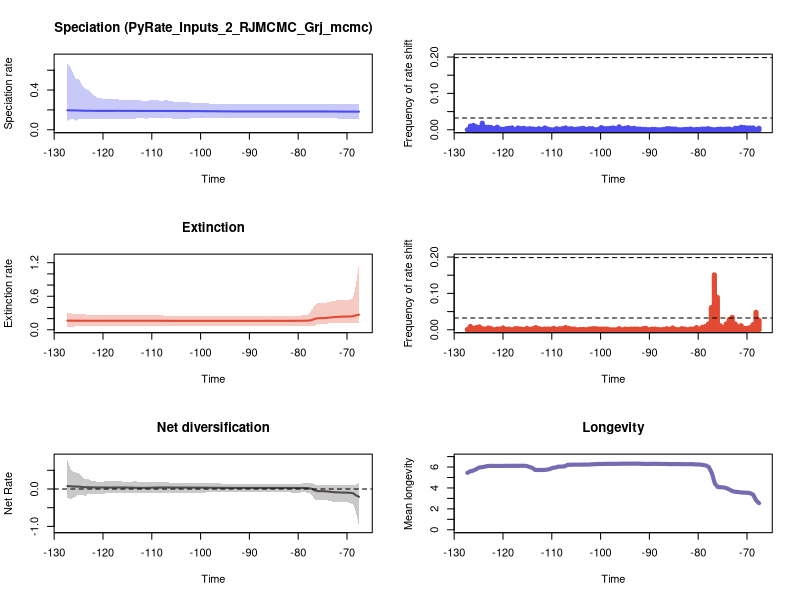

Recreate this plot in R.


pdf(file='./RTT_plots.pdf',width=10, height=15)
par(mfrow=c(3,2))
library(scales)

time=c(-67.53477335020818, -68.13843526161259,-68.74209717301699,-69.34575908442139,-69.94942099582582,-70.55308290723022,-71.15674481863462,-71.76040673003905,-72.36406864144345,-72.96773055284785,-73.57139246425228,-74.17505437565669,-74.77871628706109,-75.38237819846549,-75.98604010986992,-76.58970202127432,-77.19336393267872,-77.79702584408315,-78.40068775548755,-79.00434966689195,-79.60801157829638,-80.21167348970079,-80.81533540110519,-81.41899731250962,-82.02265922391402,-82.62632113531842,-83.22998304672282,-83.83364495812725,-84.43730686953165,-85.04096878093605,-85.64463069234048,-86.24829260374489,-86.85195451514929,-87.45561642655372,-88.05927833795812,-88.66294024936252,-89.26660216076692,-89.87026407217135,-90.47392598357575,-91.07758789498016,-91.68124980638459,-92.28491171778899,-92.88857362919339,-93.49223554059782,-94.09589745200222,-94.69955936340662,-95.30322127481102,-95.90688318621545,-96.51054509761985,-97.11420700902426,-97.71786892042869,-98.32153083183309,-98.92519274323749,-99.52885465464192,-100.13251656604632,-100.73617847745072,-101.33984038885515,-101.94350230025955,-102.54716421166395,-103.15082612306836,-103.75448803447279,-104.35814994587719,-104.96181185728159,-105.56547376868602,-106.16913568009042,-106.77279759149482,-107.37645950289925,-107.98012141430365,-108.58378332570805,-109.18744523711246,-109.79110714851689,-110.39476905992129,-110.99843097132569,-111.60209288273012,-112.20575479413452,-112.80941670553892,-113.41307861694335,-114.01674052834775,-114.62040243975216,-115.22406435115656,-115.82772626256099,-116.43138817396539,-117.03505008536979,-117.63871199677422,-118.24237390817862,-118.84603581958302,-119.44969773098745,-120.05335964239185,-120.65702155379626,-121.26068346520066,-121.86434537660509,-122.46800728800949,-123.07166919941389,-123.67533111081832,-124.27899302222272,-124.88265493362712,-125.48631684503155,-126.08997875643595,-126.69364066784036,-127.29730257924476)
rate=c(0.18242894035014687, 0.18281134911254193,0.18292475252316806,0.18242894035014687,0.18281134911254193,0.18292475252316806,0.18298717943637216,0.18359243574198825,0.18388987949099128,0.18405350327702596,0.18405350327702596,0.1842688506976496,0.18429844344456953,0.18446733891942746,0.18464535547617886,0.18464535547617886,0.18464535547617886,0.18464535547617886,0.18468749945718257,0.18466932507958211,0.18464535547617886,0.18464535547617886,0.18464535547617886,0.18464535547617886,0.18464535547617886,0.18464535547617886,0.18464535547617886,0.18464535547617886,0.18464535547617886,0.18464535547617886,0.1844802736875518,0.18464535547617886,0.1844802736875518,0.18464535547617886,0.18464535547617886,0.18464535547617886,0.1844802736875518,0.1844802736875518,0.1844802736875518,0.18464535547617886,0.18464535547617886,0.18464535547617886,0.18468749945718257,0.18468749945718257,0.1851071799302372,0.1852091265779246,0.18535520926576612,0.185703805527164,0.1862329170945117,0.18640892349653782,0.18676881617553082,0.1869849675372285,0.1870086040095395,0.18749009548412868,0.18786179575555903,0.18829247238878175,0.18829247238878175,0.18829247238878175,0.18858301108166842,0.18858301108166842,0.18870323545536777,0.18889851376607125,0.18914076791138734,0.18914076791138734,0.18914076791138734,0.18925075428550908,0.18925075428550908,0.1891610263963149,0.1894043189726788,0.1894043189726788,0.18949645046210875,0.18949645046210875,0.18949645046210875,0.18952548440003772,0.1895949659457789,0.1895949659457789,0.1899762940968503,0.1903026235817028,0.1899762940968503,0.1903026235817028,0.1903026235817028,0.19051002029920147,0.1905463936827469,0.19043008474061732,0.19035013813493618,0.19035013813493618,0.19035013813493618,0.1903026235817028,0.1903026235817028,0.1903026235817028,0.1906637988610692,0.19120375101617454,0.19140808125076414,0.19147362873107868,0.19232696507938923,0.19384989718477863,0.19438725033542825,0.1951915964423655,0.19562726128161886,0.19651576869935283)
minHPD=c(0.10753109226428517, 0.110979685814633,0.11178370398664461,0.1130362931685394,0.1130362931685394,0.1130362931685394,0.1130362931685394,0.1130362931685394,0.11854451977958023,0.11854451977958023,0.11854451977958023,0.11854451977958023,0.11989730563088542,0.11989730563088542,0.11989730563088542,0.11989730563088542,0.11989730563088542,0.11989730563088542,0.11989730563088542,0.11989730563088542,0.11989730563088542,0.11989730563088542,0.12312431053056605,0.12312431053056605,0.12312431053056605,0.12312431053056605,0.12312431053056605,0.11989730563088542,0.11989730563088542,0.12312431053056605,0.12312431053056605,0.12312431053056605,0.11854451977958023,0.11854451977958023,0.11854451977958023,0.11854451977958023,0.11854451977958023,0.11854451977958023,0.11854451977958023,0.11854451977958023,0.11989730563088542,0.11989730563088542,0.11989730563088542,0.11989730563088542,0.11989730563088542,0.11989730563088542,0.11509571511476635,0.11805364675484852,0.11509571511476635,0.11553453694845077,0.11553453694845077,0.1130362931685394,0.11989730563088542,0.11727747478280412,0.11727747478280412,0.11553453694845077,0.11553453694845077,0.11553453694845077,0.11178370398664461,0.11178370398664461,0.11178370398664461,0.11178370398664461,0.11178370398664461,0.11178370398664461,0.11553453694845077,0.11989730563088542,0.11989730563088542,0.11178370398664461,0.11805364675484852,0.11805364675484852,0.11805364675484852,0.11805364675484852,0.11178370398664461,0.11530965899810132,0.11410328370897026,0.11530965899810132,0.11312953793555594,0.11312953793555594,0.11312953793555594,0.11178370398664461,0.1081775507641856,0.11178370398664461,0.11178370398664461,0.10976867811833103,0.1081775507641856,0.1081775507641856,0.1081775507641856,0.1081775507641856,0.1081775507641856,0.1081775507641856,0.10976867811833103,0.1081775507641856,0.1081775507641856,0.1081775507641856,0.1081775507641856,0.11178370398664461,0.09052910413645289,0.10976867811833103,0.1081775507641856,0.09052910413645289)
maxHPD=c(0.2637074216302272, 0.26415173546578874,0.26415173546578874,0.2637074216302272,0.2596648491793238,0.2566306724486588,0.2566306724486588,0.25469911379568866,0.2591494027894427,0.25696400929075286,0.25696400929075286,0.25696400929075286,0.25696400929075286,0.25696400929075286,0.25745122930492875,0.25745122930492875,0.25745122930492875,0.25745122930492875,0.25745122930492875,0.25745122930492875,0.25745122930492875,0.25745122930492875,0.2591494027894427,0.2591494027894427,0.2596648491793238,0.2596648491793238,0.2596648491793238,0.25745122930492875,0.25745122930492875,0.2596648491793238,0.2596648491793238,0.2596648491793238,0.25696400929075286,0.25696400929075286,0.25696400929075286,0.25696400929075286,0.25696400929075286,0.25696400929075286,0.25696400929075286,0.25696400929075286,0.25745122930492875,0.25745122930492875,0.25745122930492875,0.25745122930492875,0.2589446717120121,0.260991018814105,0.25745122930492875,0.261277410208234,0.2596648491793238,0.261277410208234,0.2631616024318089,0.26415173546578874,0.27201351206022817,0.27201351206022817,0.273450798497143,0.273450798497143,0.273450798497143,0.273450798497143,0.2758630156129357,0.2758630156129357,0.27903037947160736,0.27903037947160736,0.28403694037206,0.28403694037206,0.28892776983201557,0.2964426287568921,0.2964426287568921,0.2889758891911047,0.2964426287568921,0.2964426287568921,0.2964426287568921,0.2964426287568921,0.290370449997962,0.2946618813495313,0.2946618813495313,0.2964426287568921,0.2964426287568921,0.2964426287568921,0.2964426287568921,0.2964426287568921,0.2964426287568921,0.3041708670581591,0.3056450259837866,0.3056450259837866,0.3056450259837866,0.3056450259837866,0.3082893128931321,0.31350184947463733,0.3192918636297063,0.3248668549676223,0.34810152928878163,0.37130883749604104,0.40366697586439326,0.41082478537375444,0.4432735384137162,0.5112053217559335,0.5112053217559335,0.5621317744869668,0.6314269103383527,0.6658856335526403)
remove_na = !is.na(rate)
time = time[remove_na]
plot(time,time,type = 'n', ylim = c(0, 0.7324741969079044), xlim = c(-127.59913353494697,-67.23294239450597), ylab = 'Speciation rate', xlab = 'Time',main='Speciation (PyRate_Inputs_2_RJMCMC_Grj_mcmc)' )
polygon(c(time, rev(time)), c(maxHPD[remove_na], rev(minHPD[remove_na])), col = alpha('#4c4cec',0.3), border = NA)
lines(time,rate[remove_na], col = '#4c4cec', lwd=2)
mids=c(-67.53782214774051, -68.14758165420963,-68.75734116067872,-69.36710066714781,-69.97686017361693,-70.58661968008602,-71.19637918655513,-71.80613869302422,-72.41589819949331,-73.02565770596243,-73.63541721243152,-74.24517671890064,-74.85493622536973,-75.46469573183884,-76.07445523830793,-76.68421474477702,-77.29397425124614,-77.90373375771523,-78.51349326418435,-79.12325277065344,-79.73301227712253,-80.34277178359164,-80.95253129006073,-81.56229079652985,-82.17205030299894,-82.78180980946803,-83.39156931593715,-84.00132882240624,-84.61108832887535,-85.22084783534444,-85.83060734181356,-86.44036684828265,-87.05012635475174,-87.65988586122086,-88.26964536768995,-88.87940487415906,-89.48916438062815,-90.09892388709724,-90.70868339356636,-91.31844290003545,-91.92820240650457,-92.53796191297366,-93.14772141944275,-93.75748092591186,-94.36724043238095,-94.97699993885007,-95.58675944531916,-96.19651895178828,-96.80627845825737,-97.41603796472646,-98.02579747119557,-98.63555697766466,-99.24531648413378,-99.85507599060287,-100.46483549707196,-101.07459500354108,-101.68435451001017,-102.29411401647928,-102.90387352294837,-103.51363302941746,-104.12339253588658,-104.73315204235567,-105.34291154882479,-105.95267105529388,-106.562430561763,-107.17219006823208,-107.78194957470117,-108.39170908117029,-109.00146858763938,-109.6112280941085,-110.22098760057759,-110.83074710704668,-111.4405066135158,-112.05026611998488,-112.660025626454,-113.26978513292309,-113.87954463939221,-114.4893041458613,-115.09906365233039,-115.7088231587995,-116.3185826652686,-116.92834217173771,-117.5381016782068,-118.14786118467589,-118.75762069114501,-119.3673801976141,-119.97713970408321,-120.5868992105523,-121.19665871702139,-121.80641822349051,-122.4161777299596,-123.02593723642872,-123.6356967428978,-124.24545624936692,-124.85521575583601,-125.4649752623051,-126.07473476877422,-126.68449427524331,-127.29425378171243)
counts=c(0.004, 0.001,0.005,0.005,0.005,0.006,0.007,0.004,0.004,0.0,0.002,0.002,0.001,0.002,0.001,0.0,0.001,0.003,0.002,0.002,0.001,0.001,0.0,0.002,0.001,0.001,0.0,0.0,0.002,0.002,0.003,0.003,0.001,0.0,0.0,0.001,0.001,0.0,0.001,0.001,0.002,0.002,0.004,0.003,0.006,0.004,0.003,0.008,0.003,0.005,0.004,0.003,0.003,0.006,0.001,0.0,0.003,0.003,0.001,0.004,0.003,0.002,0.001,0.003,0.002,0.005,0.003,0.001,0.003,0.0,0.0,0.002,0.005,0.001,0.003,0.001,0.002,0.003,0.002,0.004,0.003,0.005,0.0,0.005,0.004,0.003,0.001,0.002,0.007,0.003,0.006,0.007,0.007,0.018,0.006,0.008,0.012,0.01,0.0)
plot(mids,counts,type = 'h', xlim = c(-127.59913353494697,-67.23294239450597), ylim=c(0,0.2), ylab = 'Frequency of rate shift', xlab = 'Time',lwd=5,col='#4c4cec')
bf2 = 0.032419993394657655
bf6 = 0.19844799111442532
abline(h=bf2, lty=2)
abline(h=bf6, lty=2)

time=c(-67.53477335020818, -68.13843526161259,-68.74209717301699,-69.34575908442139,-69.94942099582582,-70.55308290723022,-71.15674481863462,-71.76040673003905,-72.36406864144345,-72.96773055284785,-73.57139246425228,-74.17505437565669,-74.77871628706109,-75.38237819846549,-75.98604010986992,-76.58970202127432,-77.19336393267872,-77.79702584408315,-78.40068775548755,-79.00434966689195,-79.60801157829638,-80.21167348970079,-80.81533540110519,-81.41899731250962,-82.02265922391402,-82.62632113531842,-83.22998304672282,-83.83364495812725,-84.43730686953165,-85.04096878093605,-85.64463069234048,-86.24829260374489,-86.85195451514929,-87.45561642655372,-88.05927833795812,-88.66294024936252,-89.26660216076692,-89.87026407217135,-90.47392598357575,-91.07758789498016,-91.68124980638459,-92.28491171778899,-92.88857362919339,-93.49223554059782,-94.09589745200222,-94.69955936340662,-95.30322127481102,-95.90688318621545,-96.51054509761985,-97.11420700902426,-97.71786892042869,-98.32153083183309,-98.92519274323749,-99.52885465464192,-100.13251656604632,-100.73617847745072,-101.33984038885515,-101.94350230025955,-102.54716421166395,-103.15082612306836,-103.75448803447279,-104.35814994587719,-104.96181185728159,-105.56547376868602,-106.16913568009042,-106.77279759149482,-107.37645950289925,-107.98012141430365,-108.58378332570805,-109.18744523711246,-109.79110714851689,-110.39476905992129,-110.99843097132569,-111.60209288273012,-112.20575479413452,-112.80941670553892,-113.41307861694335,-114.01674052834775,-114.62040243975216,-115.22406435115656,-115.82772626256099,-116.43138817396539,-117.03505008536979,-117.63871199677422,-118.24237390817862,-118.84603581958302,-119.44969773098745,-120.05335964239185,-120.65702155379626,-121.26068346520066,-121.86434537660509,-122.46800728800949,-123.07166919941389,-123.67533111081832,-124.27899302222272,-124.88265493362712,-125.48631684503155,-126.08997875643595,-126.69364066784036,-127.29730257924476)
rate=c(0.2700474289341378, 0.25916642003661217,0.24268961438831094,0.23769101758640201,0.23613825849540065,0.23560852089060041,0.23498790504738437,0.23091521135792265,0.2293886744995009,0.22393964859192322,0.21849121620414796,0.21184811098402953,0.20865547487979458,0.20719802315641422,0.2064395613845817,0.1957795511462785,0.17323809310528973,0.16529956229435094,0.16228335477035408,0.16160100731588076,0.16084106906505774,0.16072269757594299,0.160629325658231,0.16024973339001938,0.16030760679013176,0.16030760679013176,0.16024973339001938,0.16024973339001938,0.16024973339001938,0.16024973339001938,0.160442576230038,0.16030760679013176,0.16010637920920684,0.16010637920920684,0.15994954133088177,0.15975759611703927,0.15994954133088177,0.15994954133088177,0.15994954133088177,0.15994954133088177,0.15965903624222327,0.15950597073168282,0.15950597073168282,0.15950597073168282,0.15950597073168282,0.15956595712903732,0.15950597073168282,0.15950597073168282,0.15956595712903732,0.15956595712903732,0.15956595712903732,0.15956595712903732,0.15965903624222327,0.15965903624222327,0.15970674296922965,0.15994954133088177,0.16010637920920684,0.16017363383960506,0.16024973339001938,0.16024973339001938,0.16024973339001938,0.16024973339001938,0.16024973339001938,0.16024973339001938,0.16030760679013176,0.160442576230038,0.16077652831545505,0.1608948998045698,0.16099024895872965,0.1612313157109323,0.16130473969646597,0.16130473969646597,0.16138180756016116,0.16147652025014586,0.16147652025014586,0.16147652025014586,0.16138180756016116,0.1612313157109323,0.16130473969646597,0.1612313157109323,0.1611197943069907,0.1611197943069907,0.1612313157109323,0.1612313157109323,0.16099024895872965,0.16099024895872965,0.16099024895872965,0.1611197943069907,0.1612313157109323,0.1611197943069907,0.1612313157109323,0.1612313157109323,0.1612313157109323,0.1612313157109323,0.16138180756016116,0.16160100731588076,0.16228335477035408,0.1629037855742908,0.1631879491975743,0.16368465885293648)
minHPD=c(0.11684694674887801, 0.11231628815447507,0.11231628815447507,0.11487157937346713,0.11487157937346713,0.11487157937346713,0.11487157937346713,0.12023932471536394,0.11487157937346713,0.11487157937346713,0.11409969512825693,0.10910074426088798,0.10849472014276337,0.10910074426088798,0.09935048320610232,0.0763268385592153,0.06386325507482958,0.062466988169164225,0.061327653708040684,0.06610515166839266,0.061327653708040684,0.062466988169164225,0.061327653708040684,0.062466988169164225,0.062466988169164225,0.062466988169164225,0.062466988169164225,0.06436648232888573,0.06436648232888573,0.06453612922319989,0.06453612922319989,0.06453612922319989,0.06453612922319989,0.06453612922319989,0.06492882483008636,0.06492882483008636,0.06492882483008636,0.06524759187066931,0.06524759187066931,0.06524759187066931,0.06524759187066931,0.06492882483008636,0.06492882483008636,0.06492882483008636,0.06492882483008636,0.06492882483008636,0.06492882483008636,0.06492882483008636,0.06436648232888573,0.06436648232888573,0.06436648232888573,0.06436648232888573,0.06436648232888573,0.06386325507482958,0.06386325507482958,0.062466988169164225,0.062466988169164225,0.06436648232888573,0.062466988169164225,0.062466988169164225,0.062466988169164225,0.061327653708040684,0.061327653708040684,0.061327653708040684,0.06436648232888573,0.06436648232888573,0.061327653708040684,0.06386325507482958,0.06436648232888573,0.06436648232888573,0.06386325507482958,0.06453612922319989,0.06453612922319989,0.06386325507482958,0.06386325507482958,0.06386325507482958,0.062466988169164225,0.06386325507482958,0.06386325507482958,0.06436648232888573,0.06386325507482958,0.06386325507482958,0.06386325507482958,0.062466988169164225,0.061327653708040684,0.061327653708040684,0.061327653708040684,0.05854542748891194,0.06386325507482958,0.06386325507482958,0.06386325507482958,0.06386325507482958,0.061327653708040684,0.06386325507482958,0.062466988169164225,0.061327653708040684,0.061327653708040684,0.051793118053434374,0.051793118053434374,0.051793118053434374)
maxHPD=c(1.1833527262584274, 0.8190947908323088,0.5665694696522552,0.5395529021868599,0.5320827481965397,0.5303693949144082,0.5303693949144082,0.529964245264328,0.5236313705322732,0.5178935581789635,0.49922524112443906,0.4862790153188624,0.4824339261582312,0.4835815351732967,0.478240538543851,0.4379383899764949,0.3593855775170365,0.28095759197676073,0.2612775675868454,0.2611500130281919,0.2530242592181703,0.2530242592181703,0.2478826111978453,0.24782209931767554,0.2450624079545099,0.2450624079545099,0.2449362368889643,0.2450624079545099,0.2450624079545099,0.2450624079545099,0.2450624079545099,0.2450624079545099,0.2449362368889643,0.2449362368889643,0.2449362368889643,0.2449362368889643,0.2449362368889643,0.2449362368889643,0.2449362368889643,0.2449362368889643,0.2449362368889643,0.2449362368889643,0.2449362368889643,0.2449362368889643,0.2449362368889643,0.2449362368889643,0.2449362368889643,0.2449362368889643,0.2449362368889643,0.2449362368889643,0.2449362368889643,0.2449362368889643,0.2449362368889643,0.2449362368889643,0.2449362368889643,0.24484714707506183,0.2449362368889643,0.2478826111978453,0.2478826111978453,0.2478826111978453,0.2478826111978453,0.2478826111978453,0.2478826111978453,0.2478826111978453,0.2530242592181703,0.2530242592181703,0.2546693068849333,0.2586669251274938,0.2597291374585494,0.2597291374585494,0.2597291374585494,0.2612775675868454,0.2612775675868454,0.2612775675868454,0.2612775675868454,0.2612775675868454,0.26203182666849695,0.2612775675868454,0.2612775675868454,0.2612775675868454,0.26203182666849695,0.2612775675868454,0.26203182666849695,0.26203182666849695,0.26203182666849695,0.26203182666849695,0.26203182666849695,0.26203182666849695,0.2691181296683707,0.2691181296683707,0.2704047688617138,0.2704047688617138,0.2691181296683707,0.2756539543127511,0.2756539543127511,0.27724311348323966,0.28383902223721985,0.28383902223721985,0.2934821248380009,0.3087774450534687)
remove_na = !is.na(rate)
time = time[remove_na]
plot(time,time,type = 'n', ylim = c(0, 1.3016879988842702), xlim = c(-127.59913353494697,-67.23294239450597), ylab = 'Extinction rate', xlab = 'Time',main='Extinction' )
polygon(c(time, rev(time)), c(maxHPD[remove_na], rev(minHPD[remove_na])), col = alpha('#e34a33',0.3), border = NA)
lines(time,rate[remove_na], col = '#e34a33', lwd=2)
mids=c(-67.53782214774051, -68.14758165420963,-68.75734116067872,-69.36710066714781,-69.97686017361693,-70.58661968008602,-71.19637918655513,-71.80613869302422,-72.41589819949331,-73.02565770596243,-73.63541721243152,-74.24517671890064,-74.85493622536973,-75.46469573183884,-76.07445523830793,-76.68421474477702,-77.29397425124614,-77.90373375771523,-78.51349326418435,-79.12325277065344,-79.73301227712253,-80.34277178359164,-80.95253129006073,-81.56229079652985,-82.17205030299894,-82.78180980946803,-83.39156931593715,-84.00132882240624,-84.61108832887535,-85.22084783534444,-85.83060734181356,-86.44036684828265,-87.05012635475174,-87.65988586122086,-88.26964536768995,-88.87940487415906,-89.48916438062815,-90.09892388709724,-90.70868339356636,-91.31844290003545,-91.92820240650457,-92.53796191297366,-93.14772141944275,-93.75748092591186,-94.36724043238095,-94.97699993885007,-95.58675944531916,-96.19651895178828,-96.80627845825737,-97.41603796472646,-98.02579747119557,-98.63555697766466,-99.24531648413378,-99.85507599060287,-100.46483549707196,-101.07459500354108,-101.68435451001017,-102.29411401647928,-102.90387352294837,-103.51363302941746,-104.12339253588658,-104.73315204235567,-105.34291154882479,-105.95267105529388,-106.562430561763,-107.17219006823208,-107.78194957470117,-108.39170908117029,-109.00146858763938,-109.6112280941085,-110.22098760057759,-110.83074710704668,-111.4405066135158,-112.05026611998488,-112.660025626454,-113.26978513292309,-113.87954463939221,-114.4893041458613,-115.09906365233039,-115.7088231587995,-116.3185826652686,-116.92834217173771,-117.5381016782068,-118.14786118467589,-118.75762069114501,-119.3673801976141,-119.97713970408321,-120.5868992105523,-121.19665871702139,-121.80641822349051,-122.4161777299596,-123.02593723642872,-123.6356967428978,-124.24545624936692,-124.85521575583601,-125.4649752623051,-126.07473476877422,-126.68449427524331,-127.29425378171243)
counts=c(0.026, 0.048,0.014,0.006,0.004,0.004,0.011,0.008,0.016,0.034,0.028,0.016,0.006,0.011,0.089,0.151,0.061,0.016,0.009,0.007,0.002,0.006,0.002,0.002,0.0,0.002,0.003,0.0,0.001,0.005,0.001,0.003,0.001,0.0,0.001,0.002,0.002,0.0,0.004,0.003,0.001,0.002,0.002,0.002,0.001,0.002,0.0,0.003,0.0,0.0,0.0,0.002,0.002,0.002,0.002,0.003,0.003,0.002,0.0,0.001,0.001,0.0,0.002,0.002,0.004,0.006,0.003,0.003,0.001,0.004,0.002,0.002,0.002,0.001,0.003,0.006,0.003,0.001,0.004,0.001,0.002,0.003,0.003,0.0,0.002,0.001,0.005,0.002,0.002,0.0,0.003,0.005,0.002,0.003,0.008,0.006,0.004,0.009,0.001)
plot(mids,counts,type = 'h', xlim = c(-127.59913353494697,-67.23294239450597), ylim=c(0,0.2), ylab = 'Frequency of rate shift', xlab = 'Time',lwd=5,col='#e34a33')
abline(h=bf2, lty=2)
abline(h=bf6, lty=2)
#Net Diversification Rate
time=c(-67.53477335020818, -68.13843526161259,-68.74209717301699,-69.34575908442139,-69.94942099582582,-70.55308290723022,-71.15674481863462,-71.76040673003905,-72.36406864144345,-72.96773055284785,-73.57139246425228,-74.17505437565669,-74.77871628706109,-75.38237819846549,-75.98604010986992,-76.58970202127432,-77.19336393267872,-77.79702584408315,-78.40068775548755,-79.00434966689195,-79.60801157829638,-80.21167348970079,-80.81533540110519,-81.41899731250962,-82.02265922391402,-82.62632113531842,-83.22998304672282,-83.83364495812725,-84.43730686953165,-85.04096878093605,-85.64463069234048,-86.24829260374489,-86.85195451514929,-87.45561642655372,-88.05927833795812,-88.66294024936252,-89.26660216076692,-89.87026407217135,-90.47392598357575,-91.07758789498016,-91.68124980638459,-92.28491171778899,-92.88857362919339,-93.49223554059782,-94.09589745200222,-94.69955936340662,-95.30322127481102,-95.90688318621545,-96.51054509761985,-97.11420700902426,-97.71786892042869,-98.32153083183309,-98.92519274323749,-99.52885465464192,-100.13251656604632,-100.73617847745072,-101.33984038885515,-101.94350230025955,-102.54716421166395,-103.15082612306836,-103.75448803447279,-104.35814994587719,-104.96181185728159,-105.56547376868602,-106.16913568009042,-106.77279759149482,-107.37645950289925,-107.98012141430365,-108.58378332570805,-109.18744523711246,-109.79110714851689,-110.39476905992129,-110.99843097132569,-111.60209288273012,-112.20575479413452,-112.80941670553892,-113.41307861694335,-114.01674052834775,-114.62040243975216,-115.22406435115656,-115.82772626256099,-116.43138817396539,-117.03505008536979,-117.63871199677422,-118.24237390817862,-118.84603581958302,-119.44969773098745,-120.05335964239185,-120.65702155379626,-121.26068346520066,-121.86434537660509,-122.46800728800949,-123.07166919941389,-123.67533111081832,-124.27899302222272,-124.88265493362712,-125.48631684503155,-126.08997875643595,-126.69364066784036,-127.29730257924476)
net_rate=c(-0.20876281291256746, -0.1710512777690775,-0.11380634797327244,-0.10148612712111853,-0.09795309462887446,-0.09637015877395555,-0.09543395304404262,-0.0900973754548451,-0.08835014324508036,-0.08322897347122914,-0.07312980310678113,-0.06403256982122486,-0.05943719087924228,-0.0580544646379566,-0.0569741857967762,-0.03826341021785676,0.0027057832024135176,0.020790704606468098,0.02514739943584045,0.02647608069723446,0.027508080293963535,0.027674989960281688,0.028046814612862292,0.028566149882453398,0.028993870853236,0.028993870853236,0.029173762232588225,0.0292589729363078,0.0292589729363078,0.028734220661470373,0.02860089578672122,0.028826775630346694,0.028679437615729147,0.028713572128776996,0.02893438187320078,0.029085987708571126,0.028932868124679528,0.02879057792473827,0.02879057792473827,0.028823954509787905,0.029046347024156698,0.029326730166442327,0.02962867385910483,0.029659643417635034,0.029990107887579984,0.030059444270965505,0.0308448921449485,0.03155707789692785,0.032291647253735824,0.03277930702794022,0.03373282065253594,0.03488228969533338,0.03514045875222778,0.035896063244531144,0.036793786133349896,0.0371800039620939,0.03684524656488473,0.03632619200357708,0.0372416787087866,0.0372416787087866,0.037725759514880455,0.03765982996019408,0.03832624818207662,0.038322107306823776,0.038972417942304084,0.03981649782627277,0.039565261481230796,0.03922088557389079,0.03959564453540496,0.03741297492616959,0.03632348317928923,0.03305980676877823,0.03124896166584316,0.030569741800219957,0.0306939382570143,0.03092855595702573,0.031233418728655614,0.037329254235221536,0.036450252845553366,0.03936838312193284,0.039131949064766754,0.039306378142636614,0.039061968875992004,0.03901650242248561,0.03884411673988485,0.03878762127594007,0.03958992443085599,0.03939391828587074,0.039440813226395546,0.03983232542655441,0.041794751999219906,0.04424136627575882,0.04741002406410554,0.04679682113053749,0.05258442701186517,0.06449274614588985,0.06545451441037409,0.06658122964747348,0.07402998257549387,0.07798326790517371)
net_minHPD=c(-0.9913653422963175, -0.6445243183972644,-0.4023685853886919,-0.3765575078514269,-0.35555190674278064,-0.35555190674278064,-0.35555190674278064,-0.35555190674278064,-0.3536188741896137,-0.3459114798035611,-0.31072241162755454,-0.3022802917508805,-0.2962938046676751,-0.29797533089967576,-0.291660543635245,-0.2879638922501422,-0.17181719420025807,-0.10237892906819207,-0.09396507631219098,-0.08588052841004579,-0.09879170918637836,-0.09689365240255643,-0.09663150680941981,-0.09330550504885221,-0.09330550504885221,-0.09330550504885221,-0.0925140678819795,-0.0925140678819795,-0.0925140678819795,-0.09217693251212694,-0.0925140678819795,-0.09330550504885221,-0.09330550504885221,-0.09330550504885221,-0.09330550504885221,-0.09330550504885221,-0.09330550504885221,-0.0925140678819795,-0.0925140678819795,-0.0925140678819795,-0.0925140678819795,-0.0925140678819795,-0.0925140678819795,-0.08923590247726063,-0.09217693251212694,-0.09330550504885221,-0.09330550504885221,-0.0823044343198856,-0.08427949647663946,-0.08427949647663946,-0.08811319648922059,-0.08923590247726063,-0.09330550504885221,-0.09879170918637836,-0.0925140678819795,-0.09485947570482603,-0.09485947570482603,-0.09663150680941981,-0.10532926995622444,-0.10532926995622444,-0.10752218641273614,-0.10752218641273614,-0.10752218641273614,-0.10752218641273614,-0.11032810056054693,-0.09879170918637836,-0.09879170918637836,-0.10532926995622444,-0.10165336756242335,-0.11117869957032156,-0.11117869957032156,-0.11117869957032156,-0.11117869957032156,-0.11117869957032156,-0.11117869957032156,-0.11032810056054693,-0.11117869957032156,-0.11117869957032156,-0.11117869957032156,-0.11117869957032156,-0.11117869957032156,-0.11117869957032156,-0.11032810056054693,-0.11032810056054693,-0.11117869957032156,-0.11117869957032156,-0.11117869957032156,-0.135931997693853,-0.135931997693853,-0.135931997693853,-0.135931997693853,-0.135931997693853,-0.135931997693853,-0.18262709450251782,-0.15337443060079717,-0.15337443060079717,-0.18957390156094014,-0.24152338382063804,-0.26653267373368883,-0.24152338382063804)
net_maxHPD=c(0.16987759589040946, 0.11718497236720612,0.11201044134119846,0.10889510365725008,0.11718497236720612,0.11493279069043712,0.11718497236720612,0.10889510365725008,0.10889510365725008,0.10889510365725008,0.11784364276894706,0.10889510365725008,0.10889510365725008,0.10889510365725008,0.11801364128105857,0.11801364128105857,0.16987759589040946,0.15123211078042884,0.1495160524848985,0.15123211078042884,0.13576172045283316,0.13576172045283316,0.13576172045283316,0.1372468096158042,0.13576172045283316,0.13576172045283316,0.13576172045283316,0.13576172045283316,0.13576172045283316,0.13576172045283316,0.13576172045283316,0.13576172045283316,0.13576172045283316,0.13576172045283316,0.13576172045283316,0.13576172045283316,0.13576172045283316,0.13576172045283316,0.13576172045283316,0.13576172045283316,0.13576172045283316,0.13576172045283316,0.13576172045283316,0.1372468096158042,0.13576172045283316,0.13576172045283316,0.1372468096158042,0.15033701985729975,0.15123211078042884,0.15123211078042884,0.15033701985729975,0.15306618240273026,0.15033701985729975,0.15033701985729975,0.1611784423649508,0.1611784423649508,0.1611784423649508,0.16033128009842462,0.1611784423649508,0.1611784423649508,0.1611784423649508,0.1611784423649508,0.1611784423649508,0.1611784423649508,0.1609496234585328,0.18102813121114653,0.18882618361258285,0.18641846463107695,0.19469529468919752,0.18641846463107695,0.18641846463107695,0.18641846463107695,0.18917983219917683,0.19263944594703405,0.19469529468919752,0.19917966495481348,0.2028431798522387,0.19917966495481348,0.19917966495481348,0.19469529468919752,0.19917966495481348,0.2028431798522387,0.20549589765461948,0.20549589765461948,0.20549589765461948,0.20549589765461948,0.2095112719426448,0.19263944594703405,0.19428840100138534,0.19917966495481348,0.21077178048663792,0.22714573418652667,0.26872411067763224,0.24767160101194774,0.3304902172834489,0.42529006260625735,0.44029606207223887,0.462372194332649,0.5538216648654367,0.7773009588173914)
remove_na = !is.na(net_rate)
time = time[remove_na]
plot(time,time,type = 'n', ylim = c(-1.0905018765259493, 0.8550310546991305), xlim = c(-127.59913353494697,-67.23294239450597), ylab = 'Net Rate', xlab = 'Time',lwd=2, main='Net diversification', col= '#504A4B' )
polygon(c(time, rev(time)), c(net_maxHPD[remove_na], rev(net_minHPD[remove_na])), col = alpha('#504A4B',0.3), border = NA)
lines(time,net_rate[remove_na], col = '#504A4B', lwd=2)
abline(h=0,lty=2)


time=c(-67.53477335020818, -68.13843526161259,-68.74209717301699,-69.34575908442139,-69.94942099582582,-70.55308290723022,-71.15674481863462,-71.76040673003905,-72.36406864144345,-72.96773055284785,-73.57139246425228,-74.17505437565669,-74.77871628706109,-75.38237819846549,-75.98604010986992,-76.58970202127432,-77.19336393267872,-77.79702584408315,-78.40068775548755,-79.00434966689195,-79.60801157829638,-80.21167348970079,-80.81533540110519,-81.41899731250962,-82.02265922391402,-82.62632113531842,-83.22998304672282,-83.83364495812725,-84.43730686953165,-85.04096878093605,-85.64463069234048,-86.24829260374489,-86.85195451514929,-87.45561642655372,-88.05927833795812,-88.66294024936252,-89.26660216076692,-89.87026407217135,-90.47392598357575,-91.07758789498016,-91.68124980638459,-92.28491171778899,-92.88857362919339,-93.49223554059782,-94.09589745200222,-94.69955936340662,-95.30322127481102,-95.90688318621545,-96.51054509761985,-97.11420700902426,-97.71786892042869,-98.32153083183309,-98.92519274323749,-99.52885465464192,-100.13251656604632,-100.73617847745072,-101.33984038885515,-101.94350230025955,-102.54716421166395,-103.15082612306836,-103.75448803447279,-104.35814994587719,-104.96181185728159,-105.56547376868602,-106.16913568009042,-106.77279759149482,-107.37645950289925,-107.98012141430365,-108.58378332570805,-109.18744523711246,-109.79110714851689,-110.39476905992129,-110.99843097132569,-111.60209288273012,-112.20575479413452,-112.80941670553892,-113.41307861694335,-114.01674052834775,-114.62040243975216,-115.22406435115656,-115.82772626256099,-116.43138817396539,-117.03505008536979,-117.63871199677422,-118.24237390817862,-118.84603581958302,-119.44969773098745,-120.05335964239185,-120.65702155379626,-121.26068346520066,-121.86434537660509,-122.46800728800949,-123.07166919941389,-123.67533111081832,-124.27899302222272,-124.88265493362712,-125.48631684503155,-126.08997875643595,-126.69364066784036,-127.29730257924476)
rate=c(2.5452478953715088, 2.8158753564086862,3.3547065357762027,3.5027511357773005,3.5394600064453607,3.55417147026312,3.5617598429230606,3.610645858230922,3.627222330674604,3.696611804604937,3.8399682342659145,3.977997963933982,4.049221124896754,4.071075806324903,4.087349658976398,4.425654427725202,5.405811867561034,5.991569796300745,6.146300260255176,6.1991228573824,6.241936345855661,6.248446224024618,6.260886253039765,6.28130992629852,6.272533862468179,6.272533862468179,6.278944935831068,6.280468603866106,6.280468603866106,6.284198989259574,6.28140361061819,6.285148941619668,6.2969637009559705,6.2969637009559705,6.305731385007406,6.311765342253797,6.3071848526455545,6.3010937969623555,6.3010937969623555,6.3010937969623555,6.31369116953191,6.3248878184445285,6.3248878184445285,6.325191865820022,6.323331781509092,6.319087843474064,6.3182377389157685,6.3182377389157685,6.306207970526746,6.306207970526746,6.306207970526746,6.306207970526746,6.302563936321052,6.295686586126864,6.290606687894579,6.284955766857336,6.271760387943031,6.2514096375489805,6.2321856017714445,6.2321856017714445,6.2321856017714445,6.227833858237425,6.227833858237425,6.227833858237425,6.21812675639251,6.207309138496416,6.068116159876189,6.0451533970574225,6.040192091397389,5.96152326318824,5.922626215272116,5.810315515441594,5.7501354097804525,5.720338841506703,5.719661087063992,5.72187838515932,5.721379698867662,5.923867392698453,6.01512371483314,6.109853288854755,6.120022424175257,6.123583682969421,6.113000569786547,6.116823409296888,6.116865834245392,6.116865834245392,6.115221919646797,6.106487613994356,6.103005194418499,6.107379761431786,6.108045467477688,6.108045467477688,6.098393592914568,6.046540929429506,5.989336185843308,5.95462527851316,5.797242809398052,5.6602815960808375,5.593198033897073,5.442542635224486)
minHPD=c(2.5452478953715088, 2.8158753564086862,3.3547065357762027,3.5027511357773005,3.5394600064453607,3.55417147026312,3.5617598429230606,3.610645858230922,3.627222330674604,3.696611804604937,3.8399682342659145,3.977997963933982,4.049221124896754,4.071075806324903,4.087349658976398,4.425654427725202,5.405811867561034,5.991569796300745,6.146300260255176,6.1991228573824,6.241936345855661,6.248446224024618,6.260886253039765,6.28130992629852,6.272533862468179,6.272533862468179,6.278944935831068,6.280468603866106,6.280468603866106,6.284198989259574,6.28140361061819,6.285148941619668,6.2969637009559705,6.2969637009559705,6.305731385007406,6.311765342253797,6.3071848526455545,6.3010937969623555,6.3010937969623555,6.3010937969623555,6.31369116953191,6.3248878184445285,6.3248878184445285,6.325191865820022,6.323331781509092,6.319087843474064,6.3182377389157685,6.3182377389157685,6.306207970526746,6.306207970526746,6.306207970526746,6.306207970526746,6.302563936321052,6.295686586126864,6.290606687894579,6.284955766857336,6.271760387943031,6.2514096375489805,6.2321856017714445,6.2321856017714445,6.2321856017714445,6.227833858237425,6.227833858237425,6.227833858237425,6.21812675639251,6.207309138496416,6.068116159876189,6.0451533970574225,6.040192091397389,5.96152326318824,5.922626215272116,5.810315515441594,5.7501354097804525,5.720338841506703,5.719661087063992,5.72187838515932,5.721379698867662,5.923867392698453,6.01512371483314,6.109853288854755,6.120022424175257,6.123583682969421,6.113000569786547,6.116823409296888,6.116865834245392,6.116865834245392,6.115221919646797,6.106487613994356,6.103005194418499,6.107379761431786,6.108045467477688,6.108045467477688,6.098393592914568,6.046540929429506,5.989336185843308,5.95462527851316,5.797242809398052,5.6602815960808375,5.593198033897073,5.442542635224486)
maxHPD=c(2.5452478953715088, 2.8158753564086862,3.3547065357762027,3.5027511357773005,3.5394600064453607,3.55417147026312,3.5617598429230606,3.610645858230922,3.627222330674604,3.696611804604937,3.8399682342659145,3.977997963933982,4.049221124896754,4.071075806324903,4.087349658976398,4.425654427725202,5.405811867561034,5.991569796300745,6.146300260255176,6.1991228573824,6.241936345855661,6.248446224024618,6.260886253039765,6.28130992629852,6.272533862468179,6.272533862468179,6.278944935831068,6.280468603866106,6.280468603866106,6.284198989259574,6.28140361061819,6.285148941619668,6.2969637009559705,6.2969637009559705,6.305731385007406,6.311765342253797,6.3071848526455545,6.3010937969623555,6.3010937969623555,6.3010937969623555,6.31369116953191,6.3248878184445285,6.3248878184445285,6.325191865820022,6.323331781509092,6.319087843474064,6.3182377389157685,6.3182377389157685,6.306207970526746,6.306207970526746,6.306207970526746,6.306207970526746,6.302563936321052,6.295686586126864,6.290606687894579,6.284955766857336,6.271760387943031,6.2514096375489805,6.2321856017714445,6.2321856017714445,6.2321856017714445,6.227833858237425,6.227833858237425,6.227833858237425,6.21812675639251,6.207309138496416,6.068116159876189,6.0451533970574225,6.040192091397389,5.96152326318824,5.922626215272116,5.810315515441594,5.7501354097804525,5.720338841506703,5.719661087063992,5.72187838515932,5.721379698867662,5.923867392698453,6.01512371483314,6.109853288854755,6.120022424175257,6.123583682969421,6.113000569786547,6.116823409296888,6.116865834245392,6.116865834245392,6.115221919646797,6.106487613994356,6.103005194418499,6.107379761431786,6.108045467477688,6.108045467477688,6.098393592914568,6.046540929429506,5.989336185843308,5.95462527851316,5.797242809398052,5.6602815960808375,5.593198033897073,5.442542635224486)
remove_na = !is.na(rate)
time = time[remove_na]
plot(time,time,type = 'n', ylim = c(0, 6.957711052402025), xlim = c(-127.59913353494697,-67.23294239450597), ylab = 'Mean longevity', xlab = 'Time',main='Longevity' )
polygon(c(time, rev(time)), c(maxHPD[remove_na], rev(minHPD[remove_na])), col = alpha('#756bb1',0.3), border = NA)
lines(time,rate[remove_na], col = '#756bb1', lwd=4)

n <- dev.off()